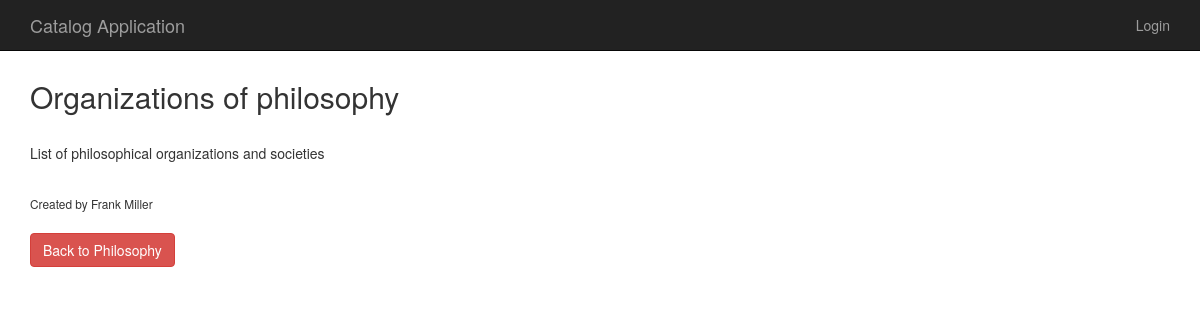
The page /catalog/1/2/ on the database its author committed.
### database_setup.py (models this page shows, shortened)
class Item(Base):
    __tablename__ = 'item'
    id = Column(Integer, primary_key = True)
    name = Column(String(250), nullable = False)
    description = Column(String(500))
    create_time = Column(DateTime, default=func.now())
    category_id = Column(Integer, ForeignKey('category.id'))
    category = relationship(Category)
    user_id = Column(Integer, ForeignKey('user.id'))
    user = relationship(User)

class User(Base):
    __tablename__ = 'user'
    id = Column(Integer, primary_key = True)
    name = Column(String(250))
    email = Column(String(250), nullable=False, unique=True)
    picture = Column(String(250))

class Category(Base):
    __tablename__ = 'category'
    id = Column(Integer, primary_key = True)
    name = Column(String, nullable = False, unique = True)
    user_id = Column(Integer, ForeignKey('user.id'))
    user = relationship(User)

### application.py (the view)
@app.route('/catalog/<int:category_id>/<int:item_id>/')
def showItemDescription(category_id, item_id):
    categories = session.query(Category).all()
    item = session.query(Item).filter_by(id=item_id).one()
    category = session.query(Category).filter_by(id=category_id).one()
    if 'username' not in login_session or item.user_id != login_session['user_id']:
        return render_template('publicitem.html', item=item,
        categories=categories, category=category)
    else:
        return render_template('item.html', item=item,
            categories=categories, category=category)

### templates/publicitem.html
{% extends "layout-full.html" %}
{% block main %}
    <h2>{{ item.name }}</h2>
    <br />
    <p>{{ item.description }}</p>
    <br />
    <small>Created by {{item.user.name}}</small>
    <br />
    <a class="btn btn-danger" href='{{url_for('showCategoryItems', category_id=category.id)}}'>Back to {{category.name}}</a>
{% endblock %}

### static/appstyle.css (style rules this page uses)
.btn { margin-top: 20px; }

### rows shown on the page
Item: name "Organizations of philosophy", description "List of philosophical organizations and societies"
User: user.name "Frank Miller"
Category: name "Philosophy"
